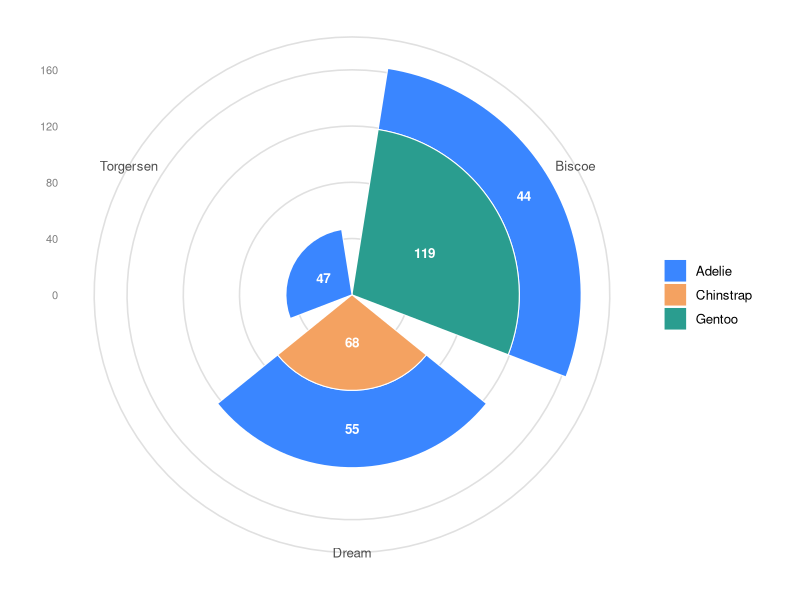
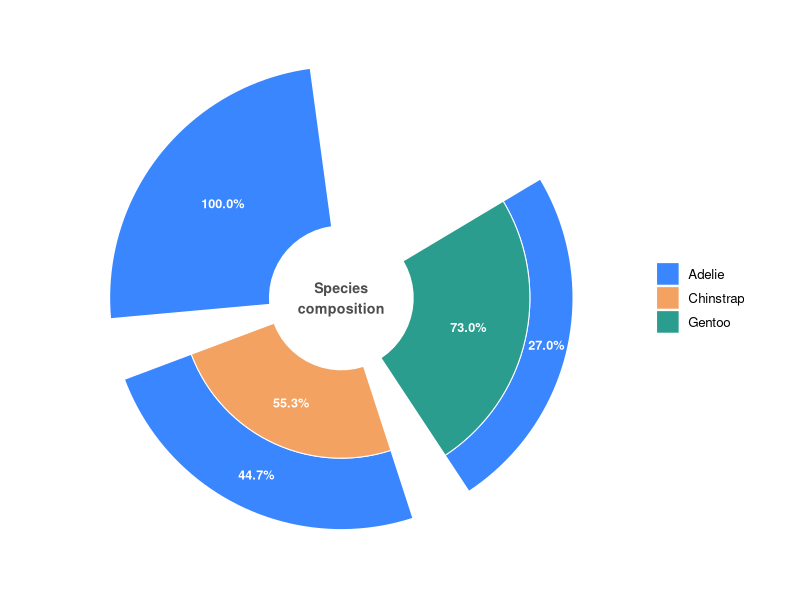
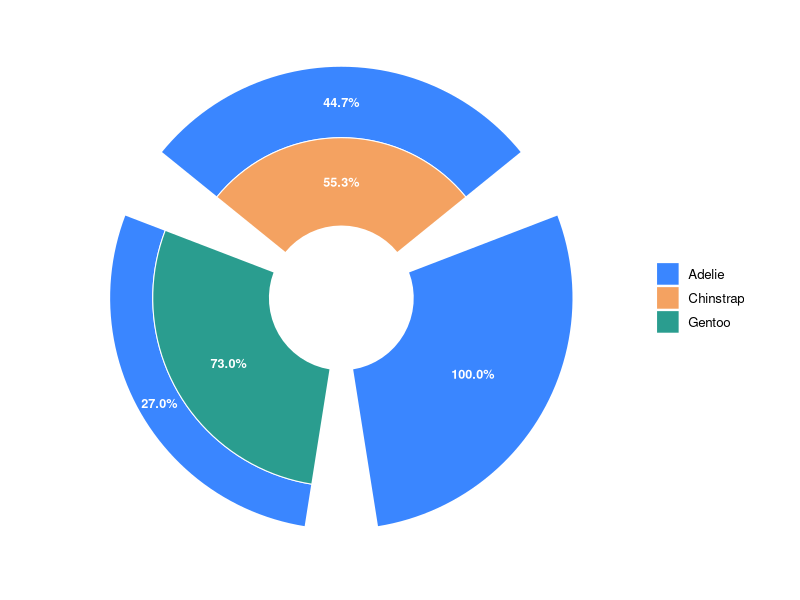

Reproduce these figures in R, in order.
## ---- chunk 1
# Installing necessary packages
if (!requireNamespace("tidyverse", quietly = TRUE)) {
  install.packages("tidyverse")
}
if (!requireNamespace("palmerpenguins", quietly = TRUE)) {
  install.packages("palmerpenguins")
}

# Load packages
library(tidyverse)
library(palmerpenguins)
## ---- chunk 2
data("penguins")

island_species <- penguins |>
  filter(!is.na(sex)) |>
  count(island, species)

island_species
## ---- chunk 3
#| label: fig-1.1BasicRadialStacked
#| fig-cap: "基础径向堆积柱状图"
#| out.width: "85%"
#| warning: false
#| message: false
#| fig-width: 6.8
#| fig-height: 6.8

radial_colors <- c(Adelie = "#3a86ff", Chinstrap = "#f4a261", Gentoo = "#2a9d8f")

ggplot(island_species, aes(x = island, y = n, fill = species)) +
  geom_col(width = .85, colour = "white", linewidth = .35) +
  geom_text(aes(label = n), position = position_stack(vjust = .5),
            colour = "white", fontface = "bold", size = 3.4) +
  coord_polar(theta = "x") +
  scale_fill_manual(values = radial_colors) +
  labs(x = NULL, y = NULL, fill = NULL) +
  theme_minimal(base_size = 12) +
  theme(panel.grid.major.x = element_blank(),
        panel.grid.major.y = element_line(colour = "grey88"),
        axis.text.y = element_text(colour = "grey50", size = 8))
## ---- chunk 4
#| label: fig-1.2ProportionRadialStacked
#| fig-cap: "各岛屿的物种比例（环形中空）"
#| out.width: "85%"
#| warning: false
#| message: false
#| fig-width: 6.8
#| fig-height: 6.8

island_props <- island_species |>
  group_by(island) |>
  mutate(frac = n / sum(n)) |>
  ungroup()

ggplot(island_props, aes(x = island, y = frac, fill = species)) +
  geom_col(width = .85, colour = "white", linewidth = .35) +
  geom_text(aes(label = scales::percent(frac, accuracy = 0.1)),
            position = position_stack(vjust = .5),
            colour = "white", fontface = "bold", size = 3.2) +
  coord_polar(theta = "x") +
  scale_y_continuous(labels = scales::percent, limits = c(-0.45, 1)) +
  annotate("text", x = 0, y = -0.45, label = "Species\ncomposition",
           size = 3.6, colour = "grey30", fontface = "bold") +
  scale_fill_manual(values = radial_colors) +
  labs(x = NULL, y = NULL, fill = NULL) +
  theme_minimal(base_size = 12) +
  theme(panel.grid = element_blank(), axis.text = element_blank(),
        axis.title = element_blank())
## ---- chunk 5
#| label: fig-1.3SortedRadialStacked
#| fig-cap: "按 Gentoo 占比排序的扇区"
#| out.width: "85%"
#| warning: false
#| message: false
#| fig-width: 6.8
#| fig-height: 6.8

island_sorted <- island_props |>
  mutate(island = fct_reorder(island, frac * (species == "Gentoo"), .fun = sum))

ggplot(island_sorted, aes(x = island, y = frac, fill = species)) +
  geom_col(width = .85, colour = "white", linewidth = .35) +
  geom_text(aes(label = scales::percent(frac, accuracy = 0.1)),
            position = position_stack(vjust = .5),
            colour = "white", fontface = "bold", size = 3.2) +
  coord_polar(theta = "x", start = -pi / 3) +
  scale_y_continuous(labels = scales::percent, limits = c(-0.45, 1)) +
  scale_fill_manual(values = radial_colors) +
  labs(x = NULL, y = NULL, fill = NULL) +
  theme_minimal(base_size = 12) +
  theme(panel.grid = element_blank(), axis.text = element_blank(),
        axis.title = element_blank())
